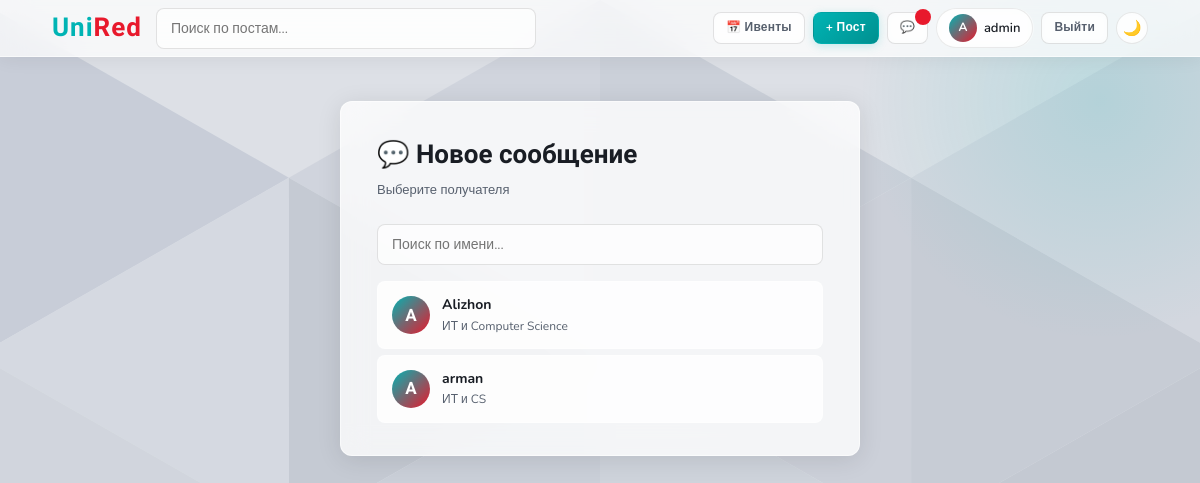
/messages/new (signed in), run on an earlier commit of the app's database.
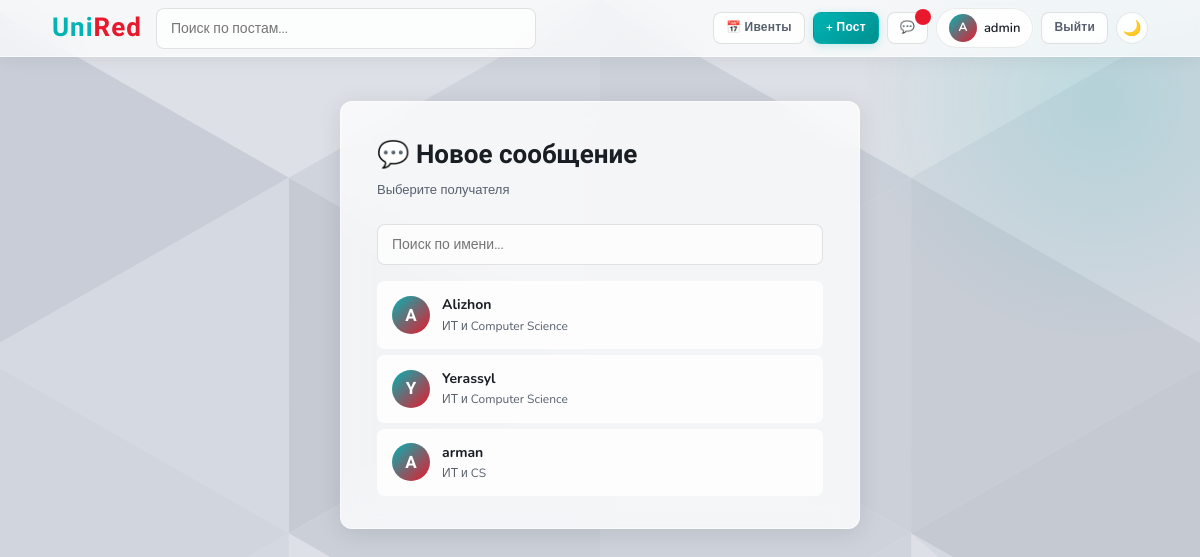
And on a later commit of the database.
### tables this page shows
CREATE TABLE users (
            id INTEGER PRIMARY KEY AUTOINCREMENT,
            username TEXT UNIQUE NOT NULL,
            email TEXT UNIQUE NOT NULL,
            password TEXT NOT NULL,
            faculty TEXT DEFAULT '',
            role TEXT DEFAULT 'student',
            created_at TEXT DEFAULT (datetime('now'))
        , bio TEXT DEFAULT '');

### app.py (the view)
@app.route('/messages/new')
def new_message():
    user = current_user()
    if not user: return redirect(url_for('login'))
    conn = get_db()
    users = conn.execute('SELECT id, username, faculty FROM users WHERE id!=? ORDER BY username', (user['id'],)).fetchall()
    conn.close()
    return render_template('new_message.html', user=user, users=users)

### app.py (called while the page is built)
def get_db():
    conn = sqlite3.connect(DB)
    conn.row_factory = sqlite3.Row
    return conn

def current_user():
    if 'user_id' in session:
        conn = get_db()
        user = conn.execute('SELECT * FROM users WHERE id=?', (session['user_id'],)).fetchone()
        conn.close()
        return user
    return None

### templates/new_message.html (shortened to what this page needs)
{% extends "base.html" %}
{% block content %}
<div class="form-page" style="max-width:560px">
  <div class="form-card">
    <div class="form-title">💬 Новое сообщение</div>
    <div class="form-sub">Выберите получателя</div>
    <input type="text" id="search-user" placeholder="Поиск по имени..." oninput="filterUsers(this.value)" style="margin-bottom:16px">
    <div id="user-list" style="display:flex;flex-direction:column;gap:6px;max-height:400px;overflow-y:auto">
      {% for u in users %}
      <a href="/messages/{{ u.id }}" class="user-row" data-name="{{ u.username.lower() }}">
        <div style="width:38px;height:38px;border-radius:50%;background:linear-gradient(135deg,var(--teal),var(--accent));color:#fff;font-family:'Rajdhani',sans-serif;font-size:17px;font-weight:700;display:flex;align-items:center;justify-content:center;flex-shrink:0">{{ u.username[0].upper() }}</div>
        <div>
          <div style="font-weight:700;font-size:14px;color:var(--text)">{{ u.username }}</div>
          {% if u.faculty %}<div style="font-size:12px;color:var(--muted)">{{ u.faculty }}</div>{% endif %}
        </div>
      </a>
      {% else %}
      <p style="color:var(--muted);text-align:center;padding:20px">Нет других пользователей</p>
      {% endfor %}
    </div>
  </div>
</div>
{% endblock %}

What changed in the data, as far as the page shows it:
added users: username "Y", username "Yerassyl", faculty "ИТ и Computer Science"
